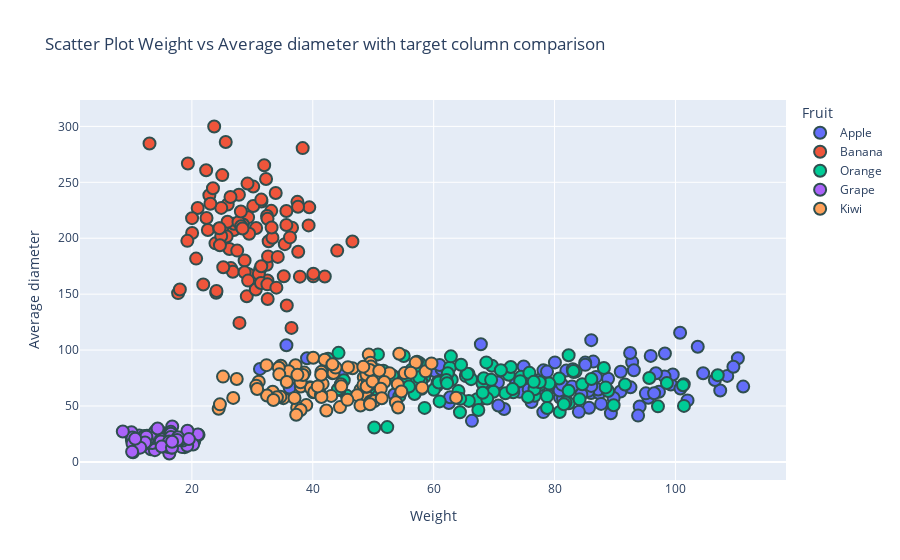

This figure's notebook cell:
### Code cell
# Scatter plot among ['Weight', 'Average diameter', 'Average length', 'Peel hardness', 'Sweetness']
# and comparison with TARGET 'Fruit' 

feature_x = 'Weight'
feature_y = 'Average diameter'

scatter_plot(df_cleaned, feature_x, feature_y, target='Fruit')
